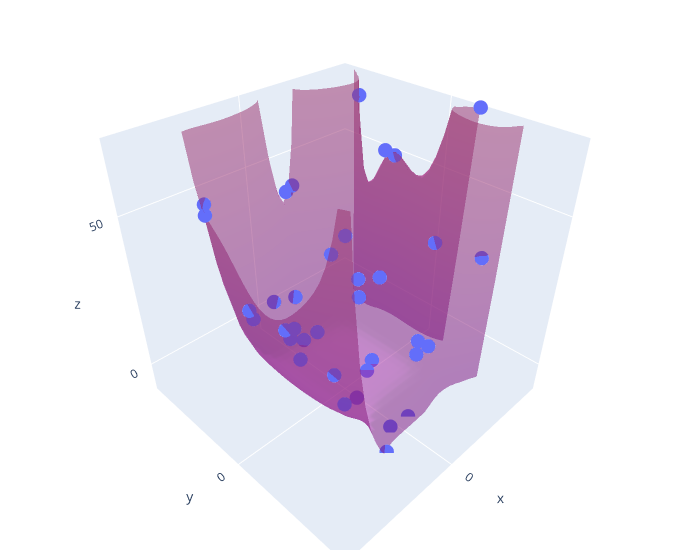

Write notebook code for a chart like this one.
### Code cell
# See how well your result fits the training set (no input needed)
zz = [r[0] for r in y]
trace = go.Scatter3d(x=Xhat[:,1], y=Xhat[:,2], z=zz, mode='markers',marker=dict(size=5))
xs,ys = Xhat[:,1],Xhat[:,2]
xxx = np.outer(np.linspace(min(xs), max(xs), 30), np.ones(30))
yyy = np.outer(np.linspace(min(ys), max(ys), 30), np.ones(30)).T
zzz = 0
mons = generate_monomials_leq(X.shape[1],degree)
i=0
for mon in mons:
    zzz +=  v[i]*xxx**(mon[0])*yyy**(mon[1])
    i+=1

# Configure the layout.
layout = go.Layout(margin={'l': 0, 'r': 0, 'b': 0, 't': 0})
data = [trace,go.Surface(x=xxx, y=yyy, z=zzz, showscale=False, opacity=0.5)]
# Render the plot.
plot_figure = go.Figure(data=data, layout=layout)
plot_figure.update_layout(
    scene = dict(
        xaxis = dict(nticks=4, range=[-4,4],),
                     yaxis = dict(nticks=4, range=[-4,4],),
                     zaxis = dict(nticks=4, range=[min(zz),max(zz)],),),
    width=700,
    margin=dict(r=20, l=10, b=10, t=10))
plotly.offline.iplot(plot_figure)

### Figure 1 — Plotly figure (JSON) as saved in the notebook; plotly's stock layout.template omitted (floating-point values rounded to 4 significant figures; data arrays with more than 128 entries replaced by an {"elided": "..."} marker saying what was removed)
{"data": [{"marker": {"size": 5}, "mode": "markers", "type": "scatter3d", "x": [-3.209, -3.169, -3.214, -2.657, -3.831, -1.664, -0.9179, -1.981, -1.794, -1.926, -1.505, -2.976, -1.088, -1.648, -0.188, -1.388, -0.2625, -1.359, 0.5237, -0.2589, 0.4296, -0.6048, 0.3868, -0.487, 2.212, 0.2447, 0.6702, 1.511, 0.9153, 0.252, 2.453, 2.388, 1.982, 2.413, 2.11, 1.613], "y": [-2.645, -1.538, -1.209, 0.8752, 1.052, 1.688, -3.386, -1.982, -1.234, -0.4786, 1.429, 2.223, -3.294, -2.266, -1.381, -0.8054, 0.6264, 1.521, -2.486, -2.421, -1.725, 0.4993, 0.8545, 2.062, -2.85, -1.52, -1.633, -0.2095, 2.502, 2.037, -2.48, -1.099, -1.537, 0.3615, 1.739, 1.589], "z": [66.56, 53.08, 52.39, 34.33, 71.08, 7.167, 40.99, 27.11, 15.5, 19.33, 8.478, 34.06, 42.83, 20.47, 2.976, 12.99, -0.1321, 4.869, 12.47, 10.48, 5.864, 0.9253, -4.867, -10.04, 51.08, 1.581, 3.915, 10.3, -9.856, -8.792, 50.33, 27.28, 19.61, 29.51, 21.79, 6.977]}, {"opacity": 0.5, "showscale": false, "type": "surface", "x": {"elided": "30x30 float values"}, "y": {"elided": "30x30 float values"}, "z": {"elided": "30x30 float values"}}], "layout": {"margin": {"b": 10, "l": 10, "r": 20, "t": 10}, "scene": {"xaxis": {"nticks": 4, "range": [-4, 4]}, "yaxis": {"nticks": 4, "range": [-4, 4]}, "zaxis": {"nticks": 4, "range": [-10.04, 71.08]}}, "width": 700}}
